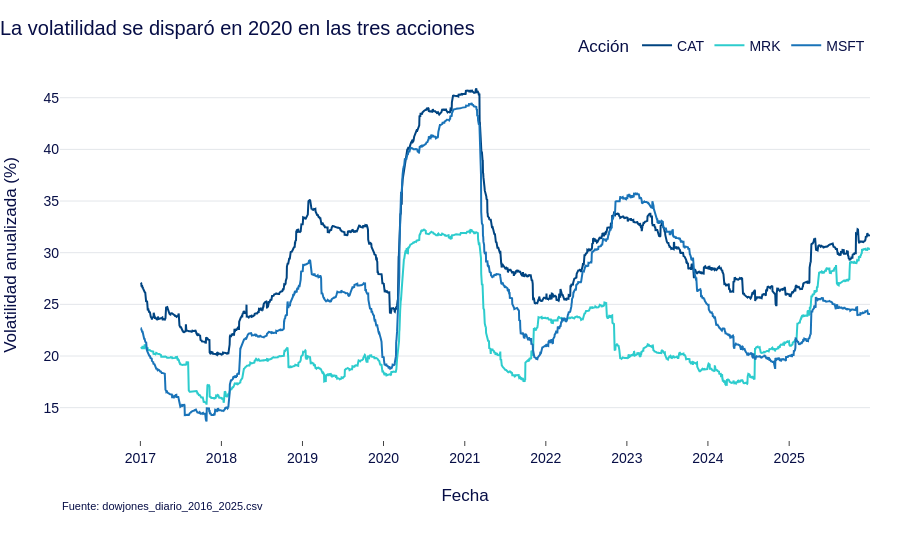

Notebook code cell kept with this figure:
### Code cell
fig = go.Figure()
for t in cartera:
    fig.add_trace(go.Scatter(x=vol_movil.index, y=vol_movil[t], mode='lines', name=t,
                             line=dict(color=colores[t], width=2),
                             hovertemplate=t + ': %{y:,.1f} %<extra></extra>'))
fig.update_layout(title='La volatilidad se disparó en 2020 en las tres acciones',
                  xaxis_title='Fecha', yaxis_title='Volatilidad anualizada (%)',
                  hovermode='x unified', separators=',.', xaxis=dict(hoverformat='%d %b %Y'),
                  legend=dict(title='Acción'))
fig.update_layout(margin=dict(b=120), legend=dict(x=1, xanchor='right', y=1.02, yanchor='bottom'))
fig.add_annotation(text=fuente, xref='paper', yref='paper', x=0, y=-0.2, showarrow=False, font=dict(size=11))
guardar_plotly(fig, 'volatilidad_movil_cartera_interactivo')
fig.show(config={'displaylogo': False})

### Figure 1 — Plotly figure (JSON) as saved in the notebook; plotly's stock layout.template omitted (floating-point values rounded to 4 significant figures; data arrays with more than 128 entries replaced by an {"elided": "..."} marker saying what was removed)
{"data": [{"hovertemplate": "CAT: %{y:,.1f} %<extra></extra>", "line": {"color": "#004481", "width": 2}, "mode": "lines", "name": "CAT", "type": "scatter", "x": {"elided": "2513 str values"}, "y": {"elided": "2513 float values"}}, {"hovertemplate": "MRK: %{y:,.1f} %<extra></extra>", "line": {"color": "#2DCCCD", "width": 2}, "mode": "lines", "name": "MRK", "type": "scatter", "x": {"elided": "2513 str values"}, "y": {"elided": "2513 float values"}}, {"hovertemplate": "MSFT: %{y:,.1f} %<extra></extra>", "line": {"color": "#1973B8", "width": 2}, "mode": "lines", "name": "MSFT", "type": "scatter", "x": {"elided": "2513 str values"}, "y": {"elided": "2513 float values"}}], "layout": {"annotations": [{"font": {"size": 11}, "showarrow": false, "text": "Fuente: dowjones_diario_2016_2025.csv", "x": 0, "xref": "paper", "y": -0.2, "yref": "paper"}], "hovermode": "x unified", "legend": {"title": {"text": "Acción"}, "x": 1, "xanchor": "right", "y": 1.02, "yanchor": "bottom"}, "margin": {"b": 120}, "separators": ",.", "title": {"text": "La volatilidad se disparó en 2020 en las tres acciones"}, "xaxis": {"hoverformat": "%d %b %Y", "title": {"text": "Fecha"}}, "yaxis": {"title": {"text": "Volatilidad anualizada (%)"}}}}
